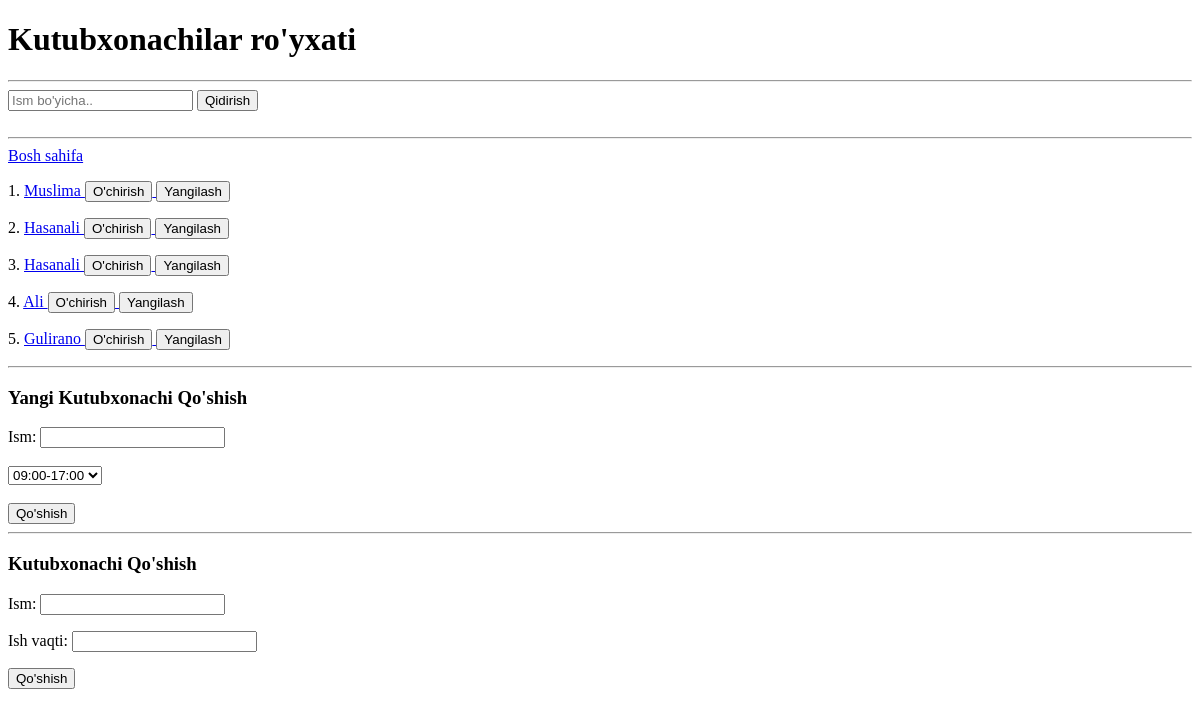
Before: /kutubxonachilar/ with the older database file.
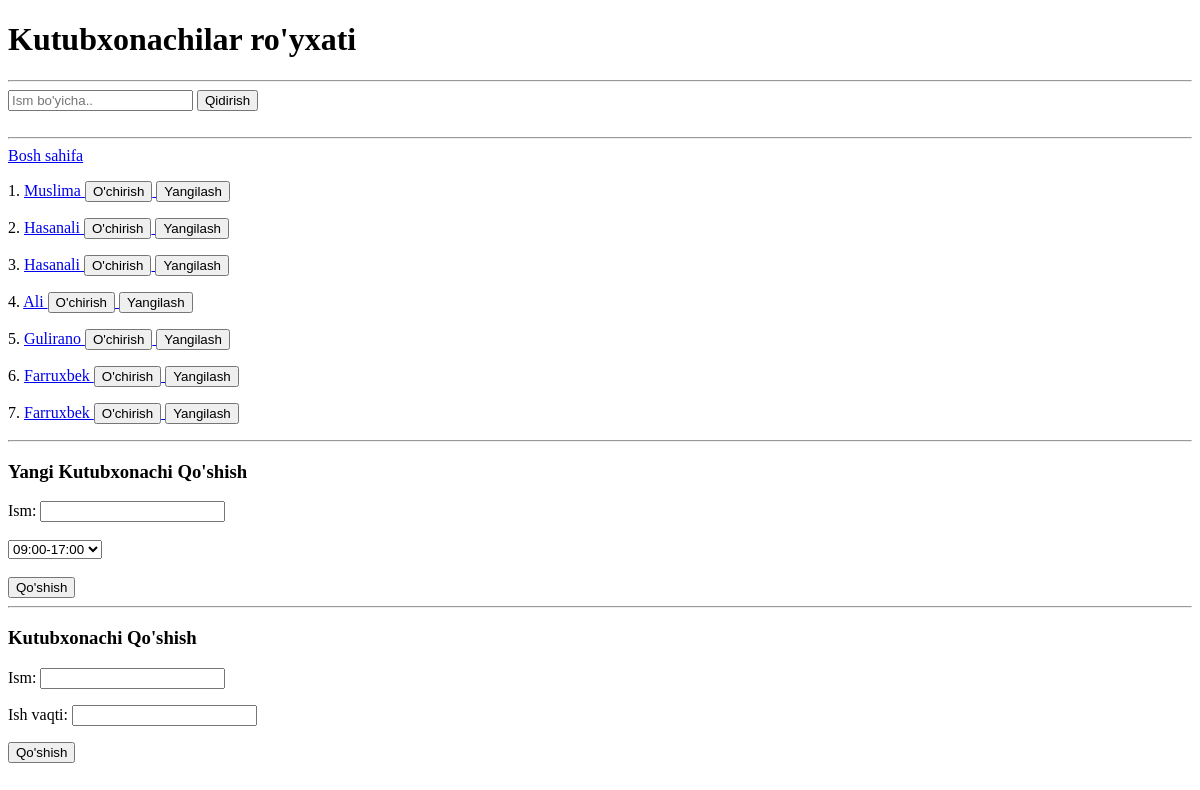
After: the same page with the newer database file.
### main/models.py (models this page shows, shortened)
class Kutubxonachi(models.Model):
    ism = models.CharField(max_length=50)
    ish_vaqti = models.CharField(max_length=50)

### main/views.py (the view)
# urls.py: path('kutubxonachilar/', kutubxonachilar_view, name='kutubxonachilar'),
def kutubxonachilar_view(request):
    kutubxonachilar = Kutubxonachi.objects.all()
    form = KutubxonachiForm()
    if request.method == "POST":
        form = KutubxonachiForm(request.POST)
        if form.is_valid():
            form.save()
        return redirect('/kutubxonachilar/')
    working_hours_options = [
        "09:00-17:00",
        "10:00-18:00",
        "12:00-20:00"
    ]
    search = request.GET.get('search')
    if search:
        kutubxonachilar = kutubxonachilar.filter(ism__contains=search)
    context = {
        "kutubxonachilar": kutubxonachilar,
        "search": search,
        "working_hours_options": working_hours_options,
        "form": form,
    }
    return render(request, 'kutubxonachilar.html', context)

### main/forms.py
class KutubxonachiForm(forms.ModelForm):
    class Meta:
        model = Kutubxonachi
        fields = "__all__"

### templates/kutubxonachilar.html (shortened to what this page needs)
<!DOCTYPE html>
<html lang="en">
<head>
</head>
<body>
    <h1>Kutubxonachilar ro'yxati</h1>
    <hr>
    <form>
        <input type="text" name="search" placeholder="Ism bo'yicha.." {% if search %}value="{{ search }}"{% endif %}>
        <button>Qidirish</button>
    </form>
    <br>
    <hr>
    <a href="/">Bosh sahifa</a>
    {% for kutubxonachi in kutubxonachilar %}
        <p>
            {{ forloop.counter}}.
            <a href="/kutubxonachilar/{{ kutubxonachi.id }}/">
                {{kutubxonachi.ism}}
            </a>
            <a href="/kutubxonachilar/{{ kutubxonachi.id }}/delete/confirm/">
                <button>O'chirish</button>
            </a>
            <a href="/kutubxonachilar/{{ kutubxonachi.id }}/update/">
                <button>Yangilash</button>
            </a>
        </p>
    {% endfor %}
    <hr>
    <h3>Yangi Kutubxonachi Qo'shish</h3>
    <form method="post">
        <label for="name">Ism:</label>
        <input type="text" name="ism" id="name" required>
        <br><br>
        <form>
        <select name="ish_vaqti" id="ish_vaqti" required>
        {% for option in working_hours_options %}
            <option value="{{ option }}">{{ option }}</option>
        {% endfor %}
        </select>
            <br><br>
              <button>Qo'shish</button>
        </form>
    </form>
    <hr>
<h3>Kutubxonachi Qo'shish</h3>
    <form method="post">
        {{ form.as_p }}
        <button>Qo'shish</button>
    </form>
</body>
</html>

Changed rows visible on the page:
added Kutubxonachi: ism "Farruxbek"
added Kutubxonachi: ism "Farruxbek"
